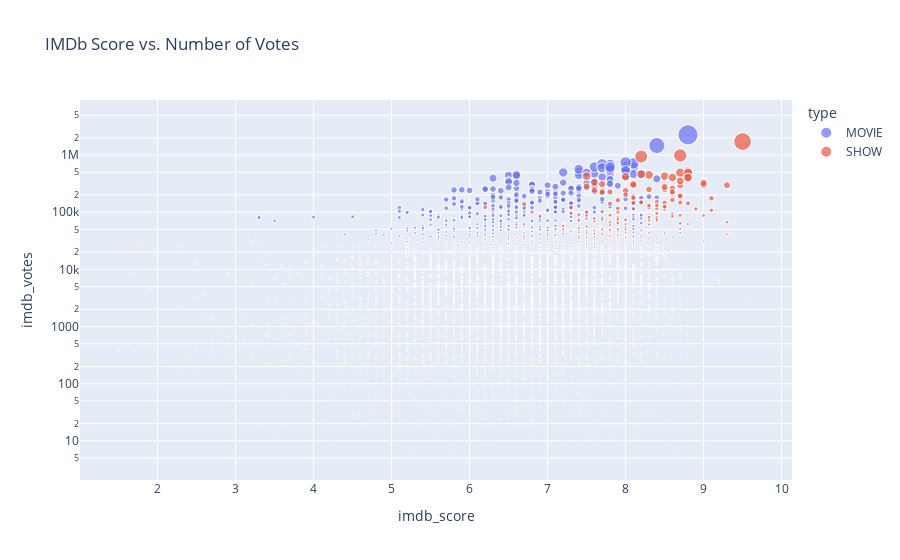

Notebook code for this chart:
### Code cell
fig = px.scatter(df_merged, x="imdb_score", y="imdb_votes", 
                 color="type", size="imdb_votes", 
                 log_y=True, opacity=0.7,
                 title="IMDb Score vs. Number of Votes")
fig.show()

### Figure 1 — Plotly figure (JSON) as saved in the notebook; plotly's stock layout.template omitted (floating-point values rounded to 4 significant figures; data arrays with more than 128 entries replaced by an {"elided": "..."} marker saying what was removed)
{"data": [{"hovertemplate": "type=MOVIE<br>imdb_score=%{x}<br>imdb_votes=%{marker.size}<extra></extra>", "legendgroup": "MOVIE", "marker": {"color": "#636efa", "opacity": 0.7, "size": {"elided": "9168 float values"}, "sizemode": "area", "sizeref": 5671.0, "symbol": "circle"}, "mode": "markers", "name": "MOVIE", "showlegend": true, "type": "scattergl", "x": {"elided": "9168 float values"}, "xaxis": "x", "y": {"elided": "9168 float values"}, "yaxis": "y"}, {"hovertemplate": "type=SHOW<br>imdb_score=%{x}<br>imdb_votes=%{marker.size}<extra></extra>", "legendgroup": "SHOW", "marker": {"color": "#EF553B", "opacity": 0.7, "size": {"elided": "4366 float values"}, "sizemode": "area", "sizeref": 5671.0, "symbol": "circle"}, "mode": "markers", "name": "SHOW", "showlegend": true, "type": "scattergl", "x": {"elided": "4366 float values"}, "xaxis": "x", "y": {"elided": "4366 float values"}, "yaxis": "y"}], "layout": {"legend": {"itemsizing": "constant", "title": {"text": "type"}, "tracegroupgap": 0}, "title": {"text": "IMDb Score vs. Number of Votes"}, "xaxis": {"anchor": "y", "domain": [0, 1], "title": {"text": "imdb_score"}}, "yaxis": {"anchor": "x", "domain": [0, 1], "title": {"text": "imdb_votes"}, "type": "log"}}}
